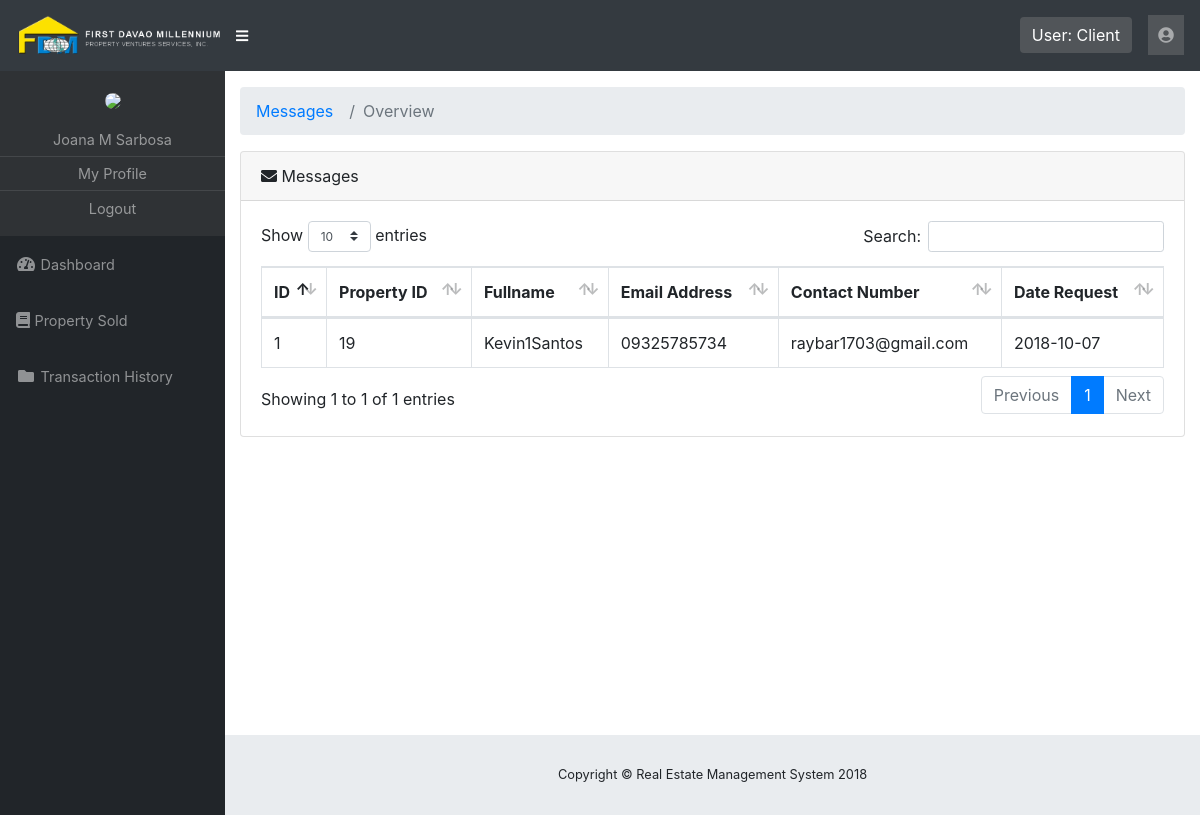
The page /rems/pages/referenceNumber.php (signed in) on the database its author committed.
### tables this page shows
CREATE TABLE IF NOT EXISTS `reference_number` (
  `id` int(40) NOT NULL AUTO_INCREMENT,
  `p_id` int(40) NOT NULL,
  `firstname` varchar(255) NOT NULL,
  `surname` varchar(255) NOT NULL,
  `contact` varchar(255) NOT NULL,
  `email` varchar(255) NOT NULL,
  `date_created` date NOT NULL,
  PRIMARY KEY (`id`)
);

### rems/pages/referenceNumber.php (the view, shortened to what this page needs)
<?php
	include '../template/header.php';
?>
  <div id="content-wrapper">
    <div class="container-fluid">
      <ol class="breadcrumb">
        <li class="breadcrumb-item">
          <a href="client-list.php">Messages</a>
        </li>
        <li class="breadcrumb-item active">Overview</li>
      </ol>
          <div class="card mb-3">
            <div class="card-header">
              <i class="fas fa-envelope"></i>
              Messages</div>
            <div class="card-body">
              <div class="table-responsive">
                <table class="table table-bordered" id="dataTable" width="100%" cellspacing="0">
                  <thead>
                    <tr>
                      <th>ID</th>
                      <th>Property ID</th>
                      <th>Fullname</th>
                       <th>Email Address</th>
                      <th>Contact Number</th>
                      <th>Date Request</th>
                    </tr>
                  </thead>
                  <tbody>
                  <?php
                    $sql = "SELECT id, p_id, firstname, surname, contact, email, date_created FROM reference_number";
                     $result = mysqli_query($mysqli,$sql);
                      if (mysqli_num_rows($result) > 0) {
                         while($row = mysqli_fetch_assoc($result)) {
                          echo '<tr>';
                          echo '<td>'.$row['id'].'</td>';
                          echo '<td>'.$row['p_id'].'</td>';
                          echo '<td>'.$row['firstname'].$row['surname'].'</td>';
                          echo '<td>'.$row['contact'].'</td>';
                          echo '<td>'.$row['email'].'</td>';
                          echo '<td>'.$row['date_created'].'</td>';
                          echo '</tr>';
                         }
                      }
                  ?>
                  </tbody>
                </table>
              </div>
            </div>
          </div>
    </div>
</div>
<?php
	include '../template/footer.php';
?>

### rems/css/sb-admin.css (style rules this page uses)
html { position: relative; min-height: 100%; }
body { height: 100%; }
#wrapper #content-wrapper { overflow-x: hidden; width: 100%; padding-top: 1rem; padding-bottom: 80px; }
:root { --input-padding-x: 0.75rem; --input-padding-y: 0.75rem; }

### rows shown on the page
reference_number: id "1", p "19", firstname "Kevin1", surname "Santos", contact "09325785734", email "raybar1703@gmail.com", date_created "2018-10-07"

### other values the page prints
$_SESSION['user_type'] "Client"
$name "Joana M Sarbosa"
